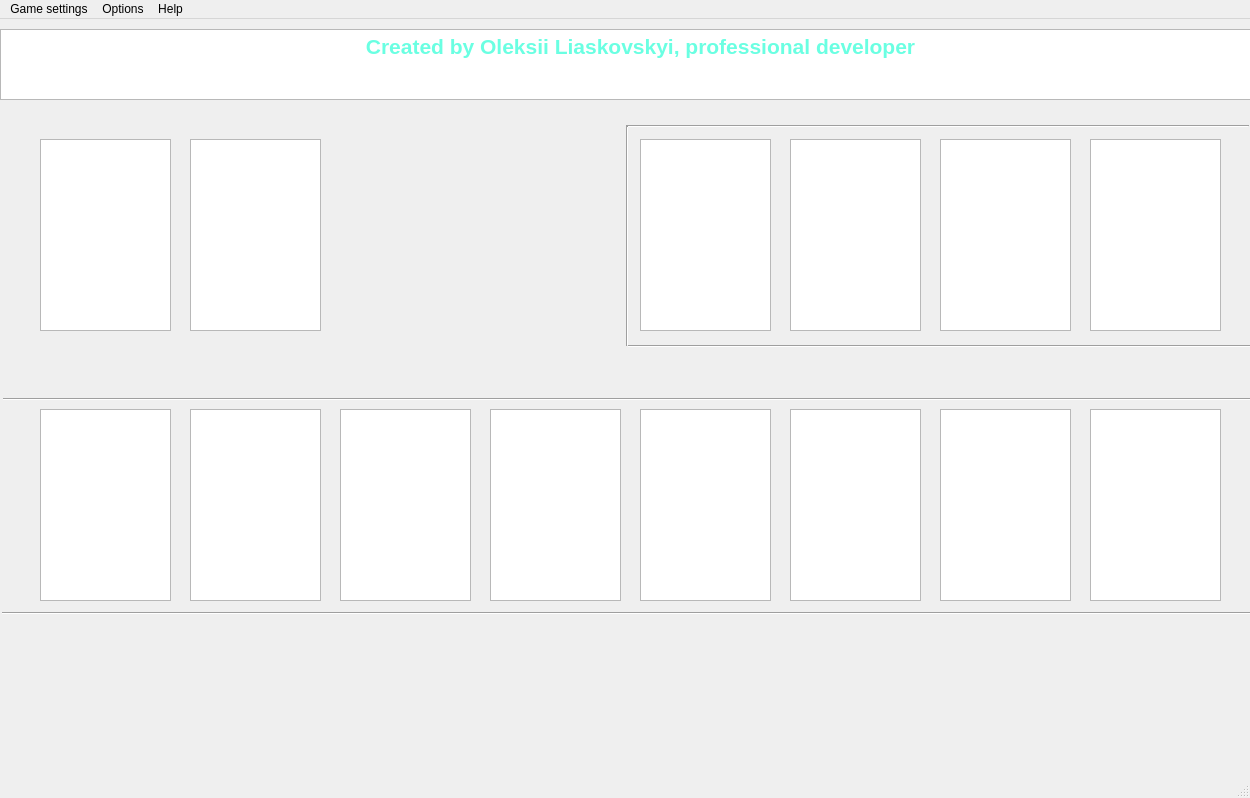
<?xml version="1.0" encoding="UTF-8"?>
<ui version="4.0">
 <class>MainWindow</class>
 <widget class="QMainWindow" name="MainWindow">
  <property name="geometry">
   <rect>
    <x>0</x>
    <y>0</y>
    <width>1250</width>
    <height>798</height>
   </rect>
  </property>
  <property name="windowTitle">
   <string>MainWindow</string>
  </property>
  <widget class="QWidget" name="centralwidget">
   <widget class="QTextBrowser" name="textBrowser">
    <property name="geometry">
     <rect>
      <x>0</x>
      <y>10</y>
      <width>1281</width>
      <height>71</height>
     </rect>
    </property>
    <property name="tabChangesFocus">
     <bool>false</bool>
    </property>
    <property name="undoRedoEnabled">
     <bool>false</bool>
    </property>
    <property name="html">
     <string>&lt;!DOCTYPE HTML PUBLIC &quot;-//W3C//DTD HTML 4.0//EN&quot; &quot;http://www.w3.org/TR/REC-html40/strict.dtd&quot;&gt;
&lt;html&gt;&lt;head&gt;&lt;meta name=&quot;qrichtext&quot; content=&quot;1&quot; /&gt;&lt;style type=&quot;text/css&quot;&gt;
p, li { white-space: pre-wrap; }
&lt;/style&gt;&lt;/head&gt;&lt;body style=&quot; font-family:'MS Shell Dlg 2'; font-size:7.8pt; font-weight:400; font-style:normal;&quot;&gt;
&lt;p align=&quot;center&quot; style=&quot; margin-top:0px; margin-bottom:0px; margin-left:0px; margin-right:0px; -qt-block-indent:0; text-indent:0px;&quot;&gt;&lt;span style=&quot; font-size:16pt; font-weight:600; color:#6affe2;&quot;&gt;Created by Oleksii Liaskovskyi, professional developer&lt;/span&gt;&lt;/p&gt;&lt;/body&gt;&lt;/html&gt;</string>
    </property>
    <property name="overwriteMode">
     <bool>false</bool>
    </property>
    <property name="acceptRichText">
     <bool>true</bool>
    </property>
   </widget>
   <widget class="QGraphicsView" name="graphicsView">
    <property name="geometry">
     <rect>
      <x>40</x>
      <y>390</y>
      <width>131</width>
      <height>192</height>
     </rect>
    </property>
   </widget>
   <widget class="QGraphicsView" name="graphicsView_2">
    <property name="geometry">
     <rect>
      <x>190</x>
      <y>390</y>
      <width>131</width>
      <height>192</height>
     </rect>
    </property>
   </widget>
   <widget class="QGraphicsView" name="graphicsView_3">
    <property name="geometry">
     <rect>
      <x>340</x>
      <y>390</y>
      <width>131</width>
      <height>192</height>
     </rect>
    </property>
   </widget>
   <widget class="QGraphicsView" name="graphicsView_4">
    <property name="geometry">
     <rect>
      <x>640</x>
      <y>390</y>
      <width>131</width>
      <height>192</height>
     </rect>
    </property>
   </widget>
   <widget class="QGraphicsView" name="graphicsView_5">
    <property name="geometry">
     <rect>
      <x>490</x>
      <y>390</y>
      <width>131</width>
      <height>192</height>
     </rect>
    </property>
   </widget>
   <widget class="QGraphicsView" name="graphicsView_6">
    <property name="geometry">
     <rect>
      <x>790</x>
      <y>390</y>
      <width>131</width>
      <height>192</height>
     </rect>
    </property>
   </widget>
   <widget class="QGraphicsView" name="graphicsView_7">
    <property name="geometry">
     <rect>
      <x>940</x>
      <y>390</y>
      <width>131</width>
      <height>192</height>
     </rect>
    </property>
   </widget>
   <widget class="QGraphicsView" name="graphicsView_8">
    <property name="geometry">
     <rect>
      <x>1090</x>
      <y>390</y>
      <width>131</width>
      <height>192</height>
     </rect>
    </property>
   </widget>
   <widget class="QGraphicsView" name="graphicsView_9">
    <property name="geometry">
     <rect>
      <x>40</x>
      <y>120</y>
      <width>131</width>
      <height>192</height>
     </rect>
    </property>
   </widget>
   <widget class="QGraphicsView" name="graphicsView_10">
    <property name="geometry">
     <rect>
      <x>640</x>
      <y>120</y>
      <width>131</width>
      <height>192</height>
     </rect>
    </property>
   </widget>
   <widget class="QGraphicsView" name="graphicsView_11">
    <property name="geometry">
     <rect>
      <x>940</x>
      <y>120</y>
      <width>131</width>
      <height>192</height>
     </rect>
    </property>
   </widget>
   <widget class="QGraphicsView" name="graphicsView_12">
    <property name="geometry">
     <rect>
      <x>1090</x>
      <y>120</y>
      <width>131</width>
      <height>192</height>
     </rect>
    </property>
   </widget>
   <widget class="QGraphicsView" name="graphicsView_13">
    <property name="geometry">
     <rect>
      <x>790</x>
      <y>120</y>
      <width>131</width>
      <height>192</height>
     </rect>
    </property>
   </widget>
   <widget class="QGraphicsView" name="graphicsView_14">
    <property name="geometry">
     <rect>
      <x>190</x>
      <y>120</y>
      <width>131</width>
      <height>192</height>
     </rect>
    </property>
   </widget>
   <widget class="Line" name="line">
    <property name="geometry">
     <rect>
      <x>3</x>
      <y>372</y>
      <width>1249</width>
      <height>16</height>
     </rect>
    </property>
    <property name="orientation">
     <enum>Qt::Horizontal</enum>
    </property>
   </widget>
   <widget class="Line" name="line_2">
    <property name="geometry">
     <rect>
      <x>2</x>
      <y>586</y>
      <width>1249</width>
      <height>16</height>
     </rect>
    </property>
    <property name="orientation">
     <enum>Qt::Horizontal</enum>
    </property>
   </widget>
   <widget class="Line" name="line_3">
    <property name="geometry">
     <rect>
      <x>628</x>
      <y>297</y>
      <width>623</width>
      <height>60</height>
     </rect>
    </property>
    <property name="orientation">
     <enum>Qt::Horizontal</enum>
    </property>
   </widget>
   <widget class="Line" name="line_4">
    <property name="geometry">
     <rect>
      <x>626</x>
      <y>77</y>
      <width>623</width>
      <height>60</height>
     </rect>
    </property>
    <property name="orientation">
     <enum>Qt::Horizontal</enum>
    </property>
   </widget>
   <widget class="Line" name="line_5">
    <property name="geometry">
     <rect>
      <x>597</x>
      <y>107</y>
      <width>60</width>
      <height>220</height>
     </rect>
    </property>
    <property name="orientation">
     <enum>Qt::Vertical</enum>
    </property>
   </widget>
  </widget>
  <widget class="QMenuBar" name="menubar">
   <property name="geometry">
    <rect>
     <x>0</x>
     <y>0</y>
     <width>1250</width>
     <height>26</height>
    </rect>
   </property>
   <widget class="QMenu" name="menusome_text">
    <property name="tabletTracking">
     <bool>true</bool>
    </property>
    <property name="autoFillBackground">
     <bool>true</bool>
    </property>
    <property name="title">
     <string>Game settings</string>
    </property>
    <addaction name="actionNew_game"/>
    <addaction name="actionRestart_the_game"/>
    <addaction name="actionStatistics"/>
    <addaction name="actionExit"/>
   </widget>
   <widget class="QMenu" name="menuOptions">
    <property name="title">
     <string>Options</string>
    </property>
    <addaction name="actionChange_appearance"/>
   </widget>
   <widget class="QMenu" name="menuHelp">
    <property name="title">
     <string>Help</string>
    </property>
   </widget>
   <addaction name="menusome_text"/>
   <addaction name="menuOptions"/>
   <addaction name="menuHelp"/>
  </widget>
  <widget class="QStatusBar" name="statusbar"/>
  <action name="actionRestart_the_game">
   <property name="text">
    <string>Restart game</string>
   </property>
  </action>
  <action name="actionNew_game">
   <property name="text">
    <string>New game</string>
   </property>
  </action>
  <action name="actionStatistics">
   <property name="text">
    <string>Statistics</string>
   </property>
  </action>
  <action name="actionExit">
   <property name="text">
    <string>Exit</string>
   </property>
  </action>
  <action name="actionChange_appearance">
   <property name="text">
    <string>Change appearance</string>
   </property>
  </action>
 </widget>
 <resources/>
 <connections/>
</ui>
